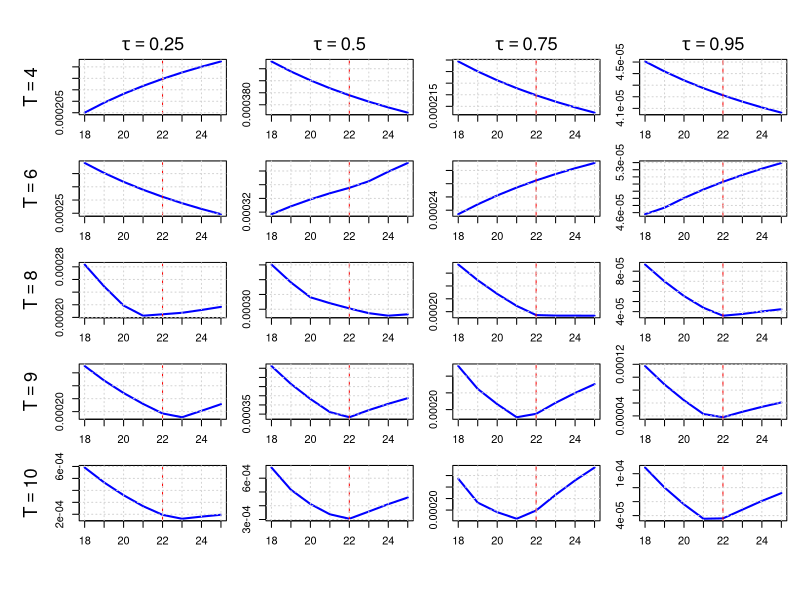

Here is the R script that generated this plot:
# ---------------------------------------------------------------------------
# Quantile-Based Peak Estimation with Asymmetric Laplace to match tau
# ---------------------------------------------------------------------------
# ---------------------------------------------------------------------------
# Asymmetric Laplace with P(e < 0)= tau
# ---------------------------------------------------------------------------
rasy_laplace <- function(n, tau, z) {
  u <- runif(n)
  sample <- numeric(n)
  
  for (i in 1:n) {
    if (u[i] < tau) { 
      sample[i] <- -rexp(1, rate = 1 + z) 
    } else { 
      sample[i] <- rexp(1, rate = 1 - z) 
    }
  }
  
  return(sample)
}

# ---------------------------------------------------------------------------
# Quantile Loss
# ---------------------------------------------------------------------------
quantile_loss <- function(u, tau) {
  u * ( tau - (u < 0) )
}

# ---------------------------------------------------------------------------
# Weighted Quantile
# ---------------------------------------------------------------------------
med_weighted_tau <- function(I, l, s, tau) {
  T <- length(I)
  
  x <- I * exp(((1:T) - l)^2 / s^2)
  w <- exp(-((1:T) - l)^2 / s^2)
  
  o <- order(x)
  x_sorted <- x[o]
  w_sorted <- w[o]
  
  cum_w <- cumsum(w_sorted)
  cutoff <- tau * sum(w_sorted)
  
  k <- min(which(cum_w >= cutoff))
  
  return(x_sorted[k]) 
}

# ---------------------------------------------------------------------------
# Quantile-Based Amplitude
# ---------------------------------------------------------------------------
compute_a <- function(I, l, s, tau) {
  med_weighted_tau(I, l, s, tau)
}

# ---------------------------------------------------------------------------
# Quantile Loss objective
# ---------------------------------------------------------------------------
objective_function <- function(I, a, l, s, tau) {
  t <- seq_along(I)
  fitted <- a * exp(-((t - l)^2) / s^2)
  u <- I - fitted
  mean(quantile_loss(u, tau))
}

# ---------------------------------------------------------------------------
# Optimize s for a given l
# ---------------------------------------------------------------------------
search_best_s <- function(I, l, tau) {
  f_obj <- function(s) {
    a_hat <- compute_a(I, l, s, tau)
    objective_function(I, a_hat, l, s, tau)
  }
  optimize(f_obj, interval = c(1, 20), tol = 1e-4)$minimum
}

# ---------------------------------------------------------------------------
# Main simulation
# ---------------------------------------------------------------------------
simulate_quantile_objective_asy <- function(T, A, L, S, tau, z, snr = Inf, seed = NULL) {
  t <- 1:T
  signal <- A * exp(-((t - L)^2) / S^2)
  
  if (!is.null(seed)) set.seed(seed)
  
  if (is.finite(snr)) {
    
    # Correct generalized Laplace variance
    gl_variance <- function(tau, z) {
      t1 <- tau / (1 + z)^2
      t2 <- (1 - tau) / (1 - z)^2
      mu <- (1 - tau) / (1 - z) - tau / (1 + z)
      t1 + t2 - 0.25 * mu^2
    }
    
    vtarget <- (A / snr)^2
    b <- sqrt(vtarget / gl_variance(tau, z))
    noise <- rasy_laplace(T, tau, z) * b
    
    # b <- A / (sqrt(2) * snr)
    # noise <- rasy_laplace(T, tau, z) * b
    I <- signal + noise
  } else {
    I <- signal
  }
  
  l_grid <- 18:25
  losses <- sapply(l_grid, function(l) {
    s_hat <- search_best_s(I, l, tau)
    a_hat <- compute_a(I, l, s_hat, tau)
    objective_function(I, a_hat, l, s_hat, tau)
  })
  
  data.frame(l = l_grid, loss = losses, T = T)
}

# ---------------------------------------------------------------------------
# Combined Plotting Utility for All Tau and T Values (Asymmetric Laplace)
# ---------------------------------------------------------------------------
plot_all_asymmetric_objectives <- function(results_all, L_true) {
  Ts <- sort(unique(results_all$T))
  taus <- sort(unique(results_all$tau))
  nrow <- length(Ts)
  ncol <- length(taus)
  
  pdf(file = "plot_asymmetric_all.pdf", width = 2.5 * ncol, height = 2.5 * nrow)
  old_par <- par(mfrow = c(nrow, ncol), mar = c(2, 2, 1.5, 1), oma = c(4, 4, 3, 0))
  on.exit({ par(old_par); dev.off() })
  
  for (i in seq_along(Ts)) {
    for (j in seq_along(taus)) {
      T_val <- Ts[i]
      tau_val <- taus[j]
      subset_data <- subset(results_all, T == T_val & tau == tau_val)
      
      plot(subset_data$l, subset_data$loss, type = "l", lwd = 2, col = "blue",
           xlab = "", ylab = "", main = "")
      abline(v = L_true, col = "red", lty = 2)
      grid()
      
      if (j == 1) mtext(bquote(T == .(T_val)), side = 2, line = 3, cex = 1.1)
      if (i == 1) mtext(bquote(tau == .(tau_val)), side = 3, line = 0.5, cex = 1.1)
    }
  }
  
  # Optional common axis labels or title
  # mtext("Candidate Peak Location l", side = 1, outer = TRUE, line = 2.5, cex = 1.2)
  # mtext(expression("Objective Function " * f[tau]), side = 2, outer = TRUE, line = 2.5, cex = 1.2)
  # mtext("Quantile-Based Peak Estimation — Asymmetric Laplace (z = 0)", side = 3, outer = TRUE, line = 1.5, cex = 1.4)
}


# ---------------------------------------------------------------------------
# Run simulation and generate merged plot
# ---------------------------------------------------------------------------
A_true <- 1
L_true <- 22
S_true <- 10
snr <- 1000
seed <- 280
T_vals <- c(4, 6, 8, 9, 10)
# tau_values <- c(0.25, 0.5, 0.75, 0.95)
# z <- 0  

# results_all <- do.call(rbind, lapply(tau_values, function(tau_val) {
#   do.call(rbind, lapply(T_vals, function(T) {
#     df <- simulate_quantile_objective_asy(
#       T, A = A_true, L = L_true, S = S_true,
#       tau = tau_val, z = z, snr = snr, seed = seed
#     )
#     df$tau <- tau_val
#     df
#   }))
# }))

tau_values <- c(0.25, 0.5, 0.75, 0.95)
results_all <- do.call(rbind, lapply(tau_values, function(tau_val) {
  z_val <- 1 - 2 * tau_val  # Enforce proposition 2
  do.call(rbind, lapply(T_vals, function(T) {
    df <- simulate_quantile_objective_asy(
      T, A = A_true, L = L_true, S = S_true,
      tau = tau_val, z = z_val, snr = snr, seed = seed
    )
    df$tau <- tau_val
    df
  }))
}))



plot_all_asymmetric_objectives(results_all, L_true)
cat("Combined plot saved to plot_asymmetric_all.png\n")
